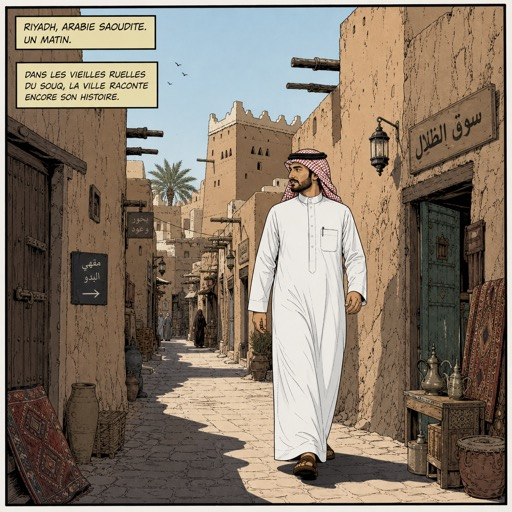
#> input picture hjen-app/src/assets/storyboard-looks/bd.jpg, 512 x 512 px
$ python make_canny.py --input ../src/assets/storyboard-looks/bd.jpg --output out.png
#> lines starting #> are read from the running program, lines starting #| are printed output that depends on the picture; after the words box and inside, x2 and y2 are one past the last pixel; in counts of white or black regions, pixels touching at a corner belong together
#!/usr/bin/env python3
"""
Generate a MINIMAL silhouette+perspective edge map from a source image.

CRITICAL DESIGN PRINCIPLE — this is NOT a tight Canny like ControlNet uses.

A standard tight Canny captures every edge: face features, fabric weave,
painting details, hair strands. When that map is passed to gpt-image-2
as a structural template, the model freezes the SOURCE's identity and
texture into the output — defeating the entire purpose of the
saudi-art-translator skill, which exists to REPLACE the cultural skin
(face, wardrobe, environment) while preserving only composition.

This script intentionally produces a MINIMAL edge map by:
  1. Heavy Gaussian blur (~6 px) to destroy face features, fabric texture,
     and small painting details before any edge detection runs.
  2. Posterizing the blurred image to 4 tone levels — this flattens the
     scene into broad regions and makes only major silhouettes survive.
  3. Edge-detecting the posterized image — the only edges that survive
     are the silhouette of the subject (body + head outline) and the
     gross perspective lines of the architecture (wall-floor, window
     frame, ceiling line).
  4. Converting the result to PURE BINARY B&W (no grays, no anti-aliasing
     halftones) by hard-thresholding to 1-bit. This produces a clean
     stencil that the model treats as a structural skeleton, not as a
     pixel-tight texture lock.

SUBJECT-ONLY mode (--mask):
  When --mask <depth_or_mask_path> is supplied, the canny output is
  multiplied by a binary mask derived from the supplied image. This is
  the RECOMMENDED mode for cultural-translation work where the
  background pattern needs to be FREE for the model to redesign.
  Without --mask, the canny preserves the SOURCE's wall-pattern edges,
  which forces the output to fill the source's wall outlines with a
  Saudi-tinted version of the source's pattern — a cultural-skin
  half-translation. With --mask, only the subject silhouette
  (face + head + hand + drape outline) survives, and the background
  is left blank for the model to design from prompt + location refs.

PIL-only — no OpenCV, no numpy.
"""

import argparse
from pathlib import Path
from PIL import Image, ImageFilter, ImageOps, ImageChops


def _build_subject_mask(
    mask_path: Path,
    target_size: tuple,
    mask_threshold: int,
    mask_dilate: int,
) -> Image.Image:
    """
    Build a binary subject mask from a grayscale image (typically the depth
    map). Pixels brighter than mask_threshold become 'subject region' (255);
    pixels darker become 'background' (0). The mask is then dilated outward
    by mask_dilate pixels so the subject's outer silhouette is captured (the
    canny edge tends to sit just outside the depth boundary).
    """
    mask = Image.open(mask_path).convert("L")
    if mask.size != target_size:
        mask = mask.resize(target_size, Image.LANCZOS)
    # Hard threshold: depth > mask_threshold = subject; else = background.
    mask = mask.point(lambda p: 255 if p > mask_threshold else 0)
    # Dilate the binary mask so the silhouette edges are inside the mask.
    if mask_dilate > 0:
        # MaxFilter requires an odd kernel size; round up to nearest odd.
        kernel = mask_dilate * 2 + 1
        mask = mask.filter(ImageFilter.MaxFilter(size=kernel))
        mask = mask.point(lambda p: 255 if p > 127 else 0)
    return mask


def make_minimal_canny(
    in_path: Path,
    out_path: Path,
    blur_radius: float = 6.0,
    posterize_bits: int = 2,
    threshold: int = 60,
    dilate: int = 0,
    invert: bool = False,
    mask_path: Path = None,
    mask_threshold: int = 100,
    mask_dilate: int = 8,
) -> None:
    """
    blur_radius: heavy blur kills fine detail (face, fabric, paintings).
                 6.0 is the default for 2000×2500-class images. Increase
                 (8–12) for sources with strong texture / busy backgrounds.
    posterize_bits: 2 = 4 tone levels (best for silhouette extraction).
                    1 = 2 tone levels (extremely minimal — body shape only).
                    3 = 8 tone levels (more architectural lines retained).
    threshold: hard binary cut-off on the edge map. Higher = fewer edges.
    dilate: optional thickening of edges (1, 3, 5 — odd numbers).
    invert: black edges on white instead of white on black.
    mask_path: optional grayscale mask (typically the depth map) restricting
               output edges to the subject region only. Recommended for
               cultural-translation work. When supplied, only edges falling
               inside the masked region survive — the background plate is
               wiped to black, freeing the model to design wall patterns
               from the prompt and location refs.
    mask_threshold: depth value above which a pixel counts as 'subject region'
                    (default 100; raise for tighter silhouette, lower for
                    wider including drape/foreground props).
    mask_dilate: pixels to dilate the binary mask outward so the silhouette
                 edges sit inside the mask (default 8).
    """
#> called with blur_radius = 6, posterize_bits = 2, threshold = 60, dilate = 0, invert = False, mask_threshold = 100, mask_dilate = 8
    im = Image.open(in_path).convert("L")
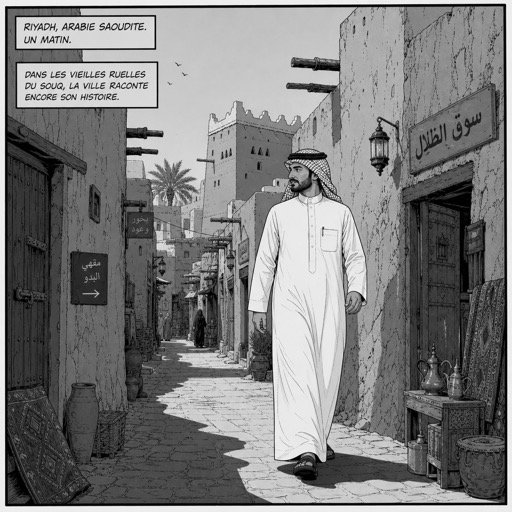
#> im: PIL image 512x512 L; min 0, max 251, mean 124.9
    in_size = im.size
#> in_size = (512, 512)

    # Step 1 — heavy blur destroys identity-bearing detail.
    if blur_radius > 0:
        im = im.filter(ImageFilter.GaussianBlur(radius=blur_radius))
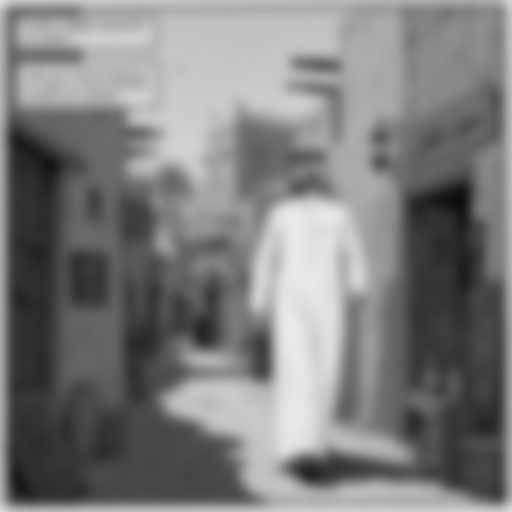
#> im: PIL image 512x512 L; min 12, max 234, mean 125.4

    # Step 2 — posterize to broad regions (silhouette generator).
    im = ImageOps.posterize(im, bits=posterize_bits)
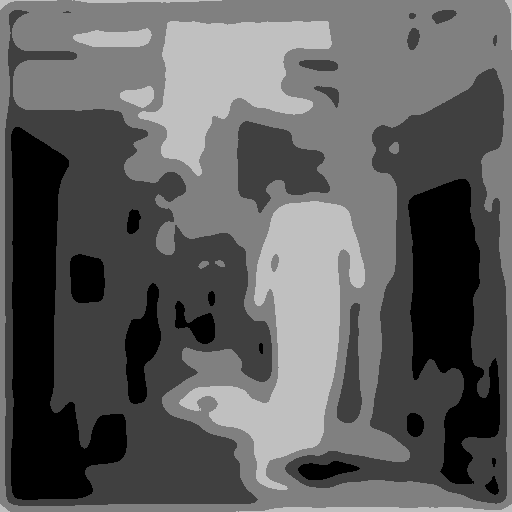
#> im: PIL image 512x512 L; min 0, max 192, mean 94.1

    # Step 3 — edges of the posterized regions = only major silhouette
    # boundaries and gross perspective lines.
    edges = im.filter(ImageFilter.FIND_EDGES)
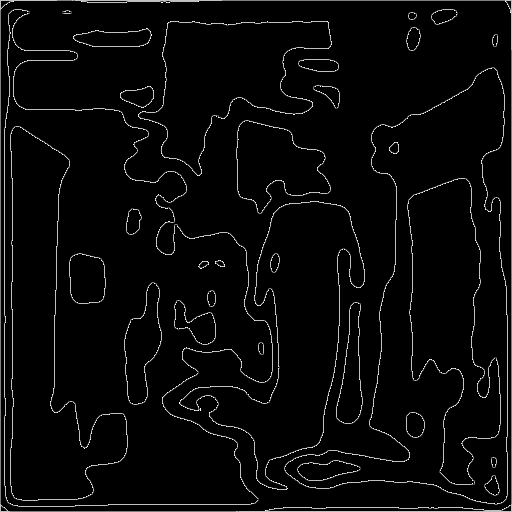
#> edges: PIL image 512x512 L; min 0, max 255, mean 8.4

    # Step 4 — pure binary B&W. Threshold then convert to 1-bit and back
    # to L (the API needs an 8-bit grayscale PNG, but the content is 1-bit).
    edges = edges.point(lambda p: 255 if p > threshold else 0)
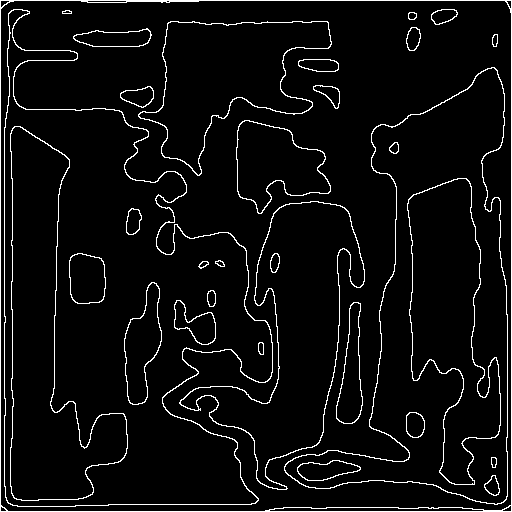
#> edges: PIL image 512x512 L; 5.2% white in thin lines or dots
    edges = edges.convert("1").convert("L")

    # Optional thickening for clearer structural lines.
    if dilate > 0:
        edges = edges.filter(ImageFilter.MaxFilter(size=max(3, dilate | 1)))
        # Re-binarize after dilation (MaxFilter can introduce intermediate values).
        edges = edges.point(lambda p: 255 if p > 127 else 0)

    # Step 5 — subject-only mask: zero out edges in the background region so
    # the model is free to redesign the wall pattern from prompt + location
    # refs without being constrained by the source's painted-wall edges.
    if mask_path is not None:
        subject_mask = _build_subject_mask(
            mask_path, in_size, mask_threshold, mask_dilate,
        )
        # Multiply edges by mask (both 0 or 255) — pixels outside subject = 0.
        edges = ImageChops.multiply(edges, subject_mask)
        edges = edges.point(lambda p: 255 if p > 127 else 0)

    if invert:
        edges = ImageOps.invert(edges)

    if edges.size != in_size:
        edges = edges.resize(in_size, Image.LANCZOS)
        edges = edges.point(lambda p: 255 if p > 127 else 0)

    out_path.parent.mkdir(parents=True, exist_ok=True)
    edges.save(out_path, format="PNG", optimize=True)
    mask_note = (f"  mask={mask_path.name}  mask_threshold={mask_threshold}  "
                 f"mask_dilate={mask_dilate}") if mask_path else ""
    print(f"[canny-minimal] {in_path.name} -> {out_path.name}  "
          f"size={in_size[0]}x{in_size[1]}  blur={blur_radius}  "
          f"posterize_bits={posterize_bits}  threshold={threshold}  "
          f"dilate={dilate}  invert={invert}{mask_note}")
#| [canny-minimal] bd.jpg -> out.png  size=512x512  blur=6.0  posterize_bits=2  threshold=60  dilate=0  invert=False


def main():
    ap = argparse.ArgumentParser(description=(
        "Minimal silhouette+perspective edge map for saudi-art-translator. "
        "Pure binary B&W output. Intentionally drops face/texture/painting "
        "detail so the model can REPLACE the cultural skin freely."
    ))
    ap.add_argument("--input", required=True, help="Source image absolute path")
    ap.add_argument("--output", required=True, help="Output PNG absolute path")
    ap.add_argument("--blur", type=float, default=6.0,
                    help="Gaussian blur radius (default 6.0; increase 8–12 for busy sources)")
    ap.add_argument("--posterize-bits", type=int, default=2,
                    help="Posterize bits 1–4 (default 2 = 4 tone levels; lower = more minimal)")
    ap.add_argument("--threshold", type=int, default=60,
                    help="Binary threshold for edges 0–255 (default 60; higher = fewer edges)")
    ap.add_argument("--dilate", type=int, default=0,
                    help="Optional edge dilation kernel size (0=off, 3, 5)")
    ap.add_argument("--invert", action="store_true",
                    help="Output black edges on white background")
    ap.add_argument("--mask", default=None,
                    help="Optional grayscale mask (typically the depth map) — "
                         "edges outside the mask region are zeroed. Use for "
                         "subject-only canny in cultural-translation work so "
                         "the model is FREE to redesign wall patterns from "
                         "the prompt and location refs.")
    ap.add_argument("--mask-threshold", type=int, default=100,
                    help="Mask threshold 0–255: pixels brighter than this in "
                         "the mask image count as 'subject region' (default 100).")
    ap.add_argument("--mask-dilate", type=int, default=8,
                    help="Pixels to dilate the binary subject mask outward "
                         "so silhouette edges sit inside the mask (default 8).")
    args = ap.parse_args()

    in_path = Path(args.input).expanduser().resolve()
    out_path = Path(args.output).expanduser().resolve()
    if not in_path.is_file():
        raise SystemExit(f"ERROR: input not found: {in_path}")

    mask_path = None
    if args.mask:
        mask_path = Path(args.mask).expanduser().resolve()
        if not mask_path.is_file():
            raise SystemExit(f"ERROR: mask not found: {mask_path}")

    make_minimal_canny(
        in_path, out_path,
        blur_radius=args.blur,
        posterize_bits=args.posterize_bits,
        threshold=args.threshold,
        dilate=args.dilate,
        invert=args.invert,
        mask_path=mask_path,
        mask_threshold=args.mask_threshold,
        mask_dilate=args.mask_dilate,
    )


if __name__ == "__main__":
    main()

$ run again, on hjen-app/src/assets/storyboard-looks/charcoal.jpg
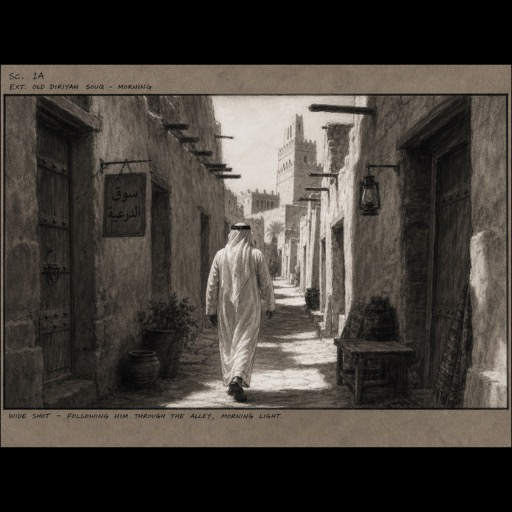
#> input picture hjen-app/src/assets/storyboard-looks/charcoal.jpg, 512 x 512 px
#> in make_minimal_canny, `im = ImageOps.posterize(im, bits=posterize_bits)`:
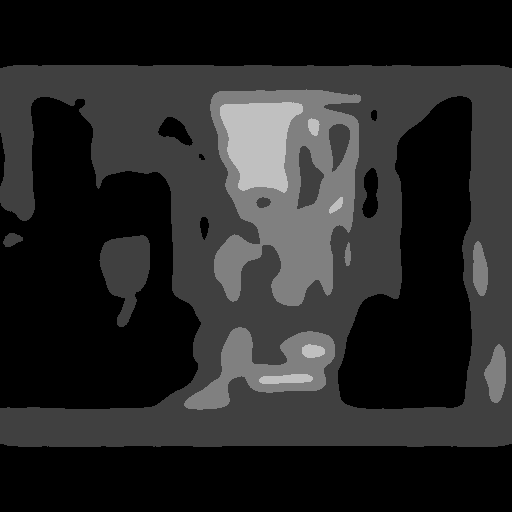
#> im: PIL image 512x512 L; min 0, max 192, mean 39.3
#> in make_minimal_canny, `edges = edges.point(lambda p: 255 if p > threshold else 0)`:
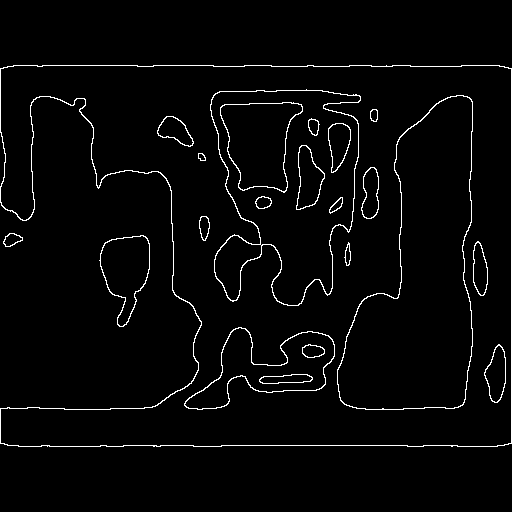
#> edges: PIL image 512x512 L; 2.8% white in thin lines or dots, all inside (x1, y1, x2, y2) = (0, 65, 512, 447)
#| [canny-minimal] charcoal.jpg -> out.png  size=512x512  blur=6.0  posterize_bits=2  threshold=60  dilate=0  invert=False

$ run again, on hjen-app/src/assets/storyboard-looks/colormarker.jpg
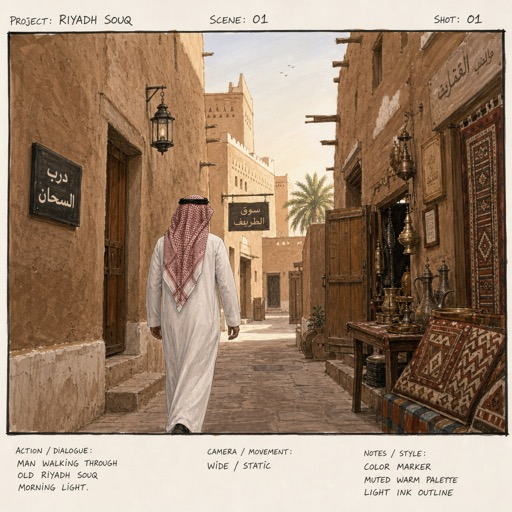
#> input picture hjen-app/src/assets/storyboard-looks/colormarker.jpg, 512 x 512 px
#> in make_minimal_canny, `im = ImageOps.posterize(im, bits=posterize_bits)`:
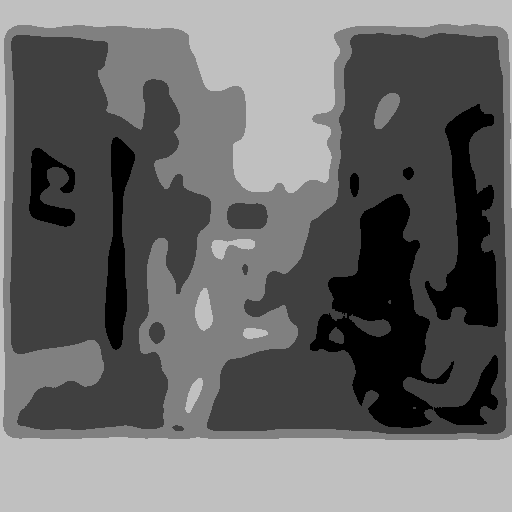
#> im: PIL image 512x512 L; min 0, max 192, mean 105.3
#> in make_minimal_canny, `edges = edges.point(lambda p: 255 if p > threshold else 0)`:
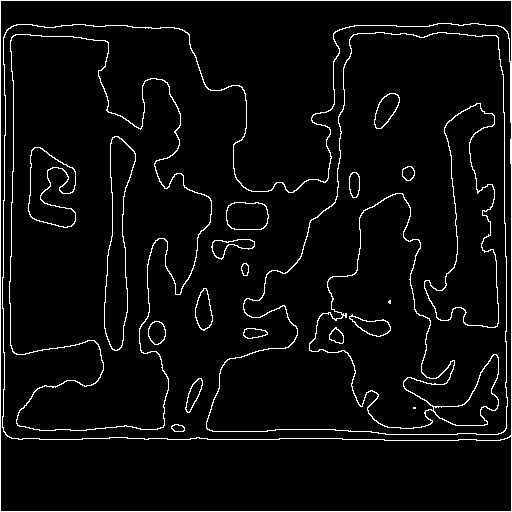
#> edges: PIL image 512x512 L; 4.5% white in thin lines or dots
#| [canny-minimal] colormarker.jpg -> out.png  size=512x512  blur=6.0  posterize_bits=2  threshold=60  dilate=0  invert=False

$ run again, on hjen-app/src/assets/storyboard-looks/digital.jpg
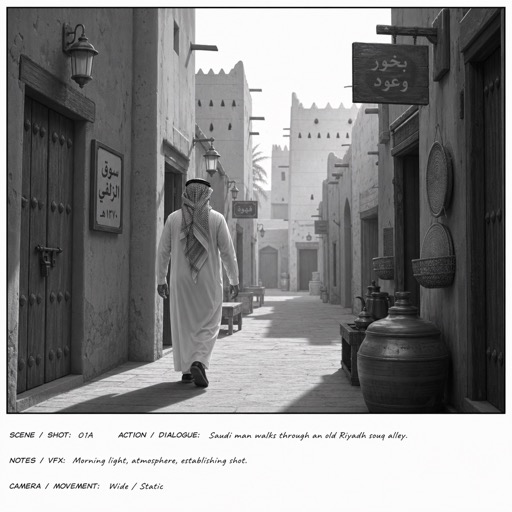
#> input picture hjen-app/src/assets/storyboard-looks/digital.jpg, 512 x 512 px
#> in make_minimal_canny, `im = ImageOps.posterize(im, bits=posterize_bits)`:
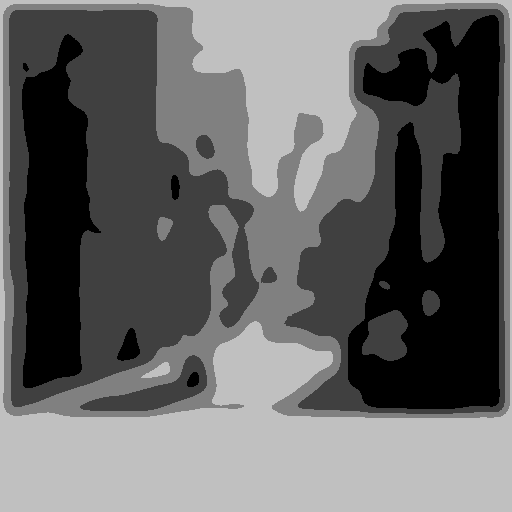
#> im: PIL image 512x512 L; min 0, max 192, mean 101.2
#> in make_minimal_canny, `edges = edges.point(lambda p: 255 if p > threshold else 0)`:
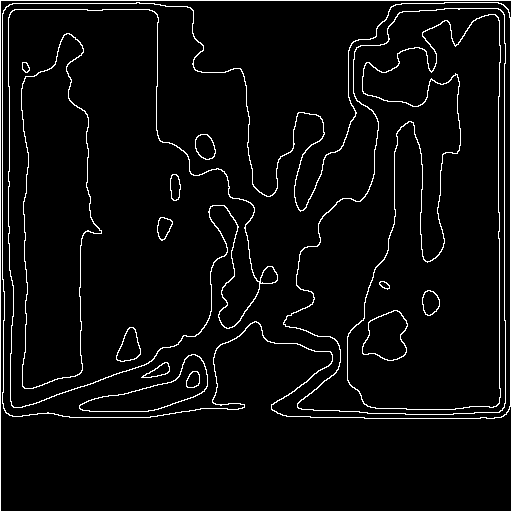
#> edges: PIL image 512x512 L; 4.7% white in thin lines or dots
#| [canny-minimal] digital.jpg -> out.png  size=512x512  blur=6.0  posterize_bits=2  threshold=60  dilate=0  invert=False
